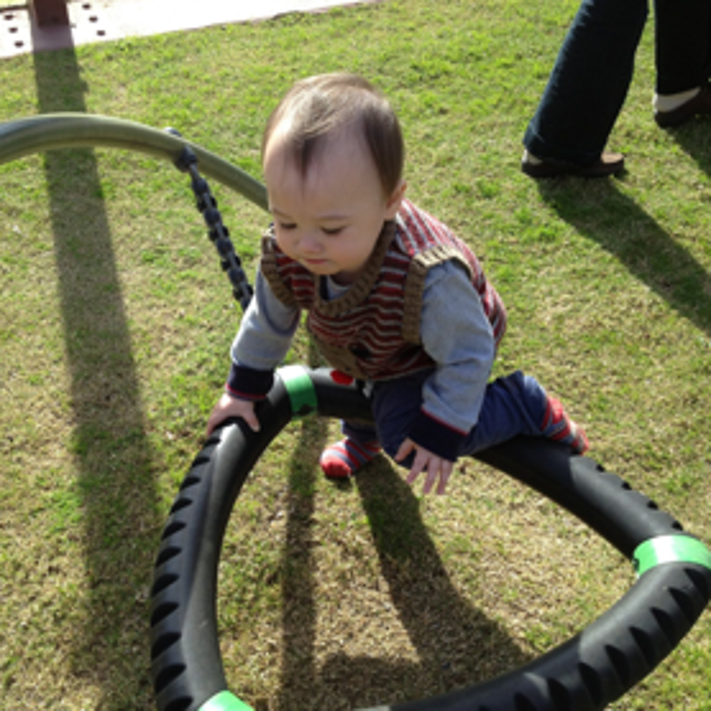
%> input picture Aodhan.png, 711 x 711 px
$ octave ColorOpponency.m   (GNU Octave 9; MATLAB toolbox functions it lacks are replaced by stand-ins)
%> lines starting %> are read from the running program, lines starting %| are printed output that depends on the picture
### gaussianGenerator.m
% This function freely generates a gaussian matrix of set size and
% distribution. Typically the distribution will be 1/3 to 1/2 of the matrix
% size in order to make full use of the matrix box.

% I use an exponential decay function to determine the gaussian of the form:
% exp(-(X^2+ y^2))

% Written by P. Degenaar on 19th March 2009

function gaussianImage = gaussianGenerator(size, distribution)

% create matrix
gaussianMatrix(1:size, 1:size) = 0;

% Scan through the matrix developing the elements
for i = 1:size
    for j = 1:size
        x = i-(size/2);
        y = j-(size/2);
        gaussianMatrix(i,j) = 1*exp(-1 * (((x/distribution)^2)+ (y/distribution)^2));
    end
end

gaussianImage = gaussianMatrix/sum(sum(gaussianMatrix));

### ColorOpponency.m
% clear everything
clc; clear; close all;

% read in image
colorImage = imread('Aodhan.png');
%> colorImage is the input picture: size 711x711x3 uint8; mean R, G, B 115.7, 115.5, 78.8

% resize image to working size;
colorImage = imresize(colorImage, [512 512]);
%> colorImage: size 512x512x3 uint8

% separate the color channels;
redImage    = colorImage(:,:,1); %red
greenImage  = colorImage(:,:,2); %green
blueImage   = colorImage(:,:,3); %blue
yellowImage = (double(redImage) + double(greenImage))/2; % yellow

%--------------------------------------------------------------------------
% create gaussian Kernels
%--------------------------------------------------------------------------
bigGaussian     = gaussianGenerator(128, 64);   % initiate gaussian

kernelCentre    = imresize(bigGaussian, [7, 7]); %resize to centre kernel
kernelCentre    = kernelCentre/sum(sum(kernelCentre)); %Normalise

kernelSurround  = imresize(bigGaussian, [15, 15]); %resize to centre kernel
kernelSurround  = kernelSurround/sum(sum(kernelSurround)); %Normalise

% check Laplacian
kernelLaplacian = zeros(15);
kernelLaplacian(5:11,5:11) = kernelCentre;
kernelLaplacian = kernelLaplacian - kernelSurround;

%--------------------------------------------------------------------------
% create receptive fields
%--------------------------------------------------------------------------
redCentre       = conv2(redImage, kernelCentre, 'same');
redSurround     = conv2(redImage, kernelSurround, 'same');

greenCentre     = conv2(greenImage, kernelCentre, 'same');
greenSurround   = conv2(greenImage, kernelSurround, 'same');
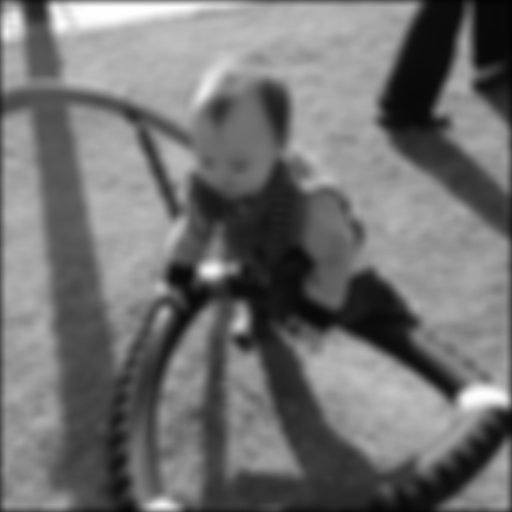
%> greenSurround: size 512x512 double; min 2.79, max 255, mean 113.9

blueCentre      = conv2(blueImage, kernelCentre, 'same');
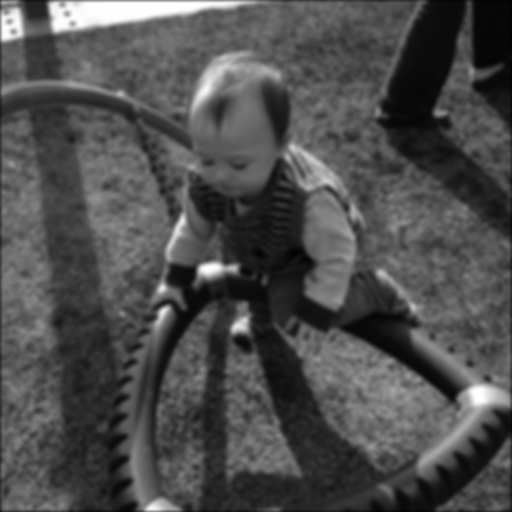
%> blueCentre: size 512x512 double; min 2.59, max 255, mean 78.2
yellowSurround  = conv2(yellowImage, kernelSurround, 'same');

%--------------------------------------------------------------------------
% create opponency
%--------------------------------------------------------------------------

redONCentre     = redCentre    - greenSurround;
redOFFCentre    = -redCentre   + greenSurround;
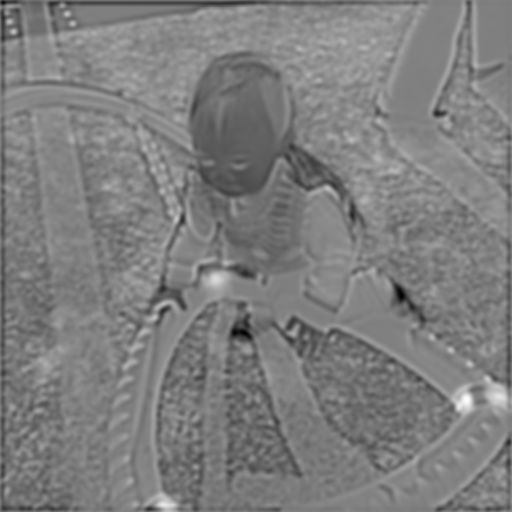
%> redOFFCentre: size 512x512 double; min -111.4, max 111.1, mean -1.1; drawn with min black and max white
greenONCentre   = greenCentre  -  redSurround;
greenOFFCentre  = -greenCentre +  redSurround;
blueONCentre    = blueCentre   - yellowSurround;
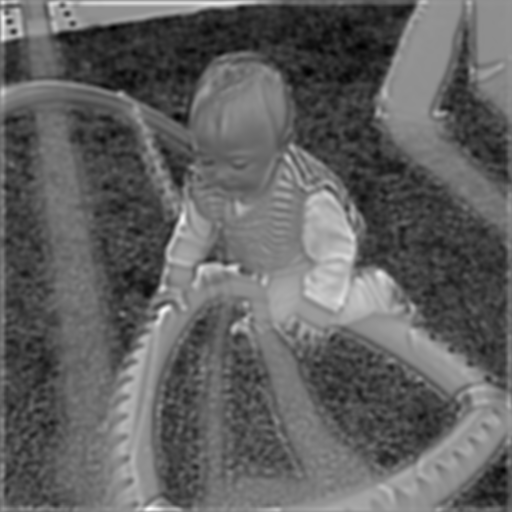
%> blueONCentre: size 512x512 double; min -109, max 82.68, mean -35.8; drawn with min black and max white
blueOFFCentre   = -blueCentre  + yellowSurround;

%--------------------------------------------------------------------------
% threshold above zero
%--------------------------------------------------------------------------

redONCentre     = redONCentre .* double(redONCentre>0);
redOFFCentre    = redOFFCentre .* double(redOFFCentre>0);
greenONCentre   = greenONCentre .* double(greenONCentre>0);
greenOFFCentre  = greenOFFCentre .* double(greenOFFCentre>0);
blueONCentre    = blueONCentre .* double(blueONCentre>0);
blueOFFCentre   = blueOFFCentre .* double(blueOFFCentre>0);

%--------------------------------------------------------------------------
% convert to integer and equalise
%--------------------------------------------------------------------------

redONCentre     = uint8(redONCentre);
%> redONCentre: size 512x512 uint8
redOFFCentre    = uint8(redOFFCentre);
%> redOFFCentre: size 512x512 uint8
greenONCentre   = uint8(greenONCentre);
%> greenONCentre: size 512x512 uint8
greenOFFCentre  = uint8(greenOFFCentre);
%> greenOFFCentre: size 512x512 uint8
blueONCentre    = uint8(blueONCentre);
%> blueONCentre: size 512x512 uint8
blueOFFCentre   = uint8(blueOFFCentre);
%> blueOFFCentre: size 512x512 uint8

redONCentre     = redONCentre - min(min(redONCentre));
redOFFCentre    = redOFFCentre - min(min(redOFFCentre));
greenONCentre   = greenONCentre - min(min(greenONCentre));
greenOFFCentre  = greenOFFCentre - min(min(greenOFFCentre));
blueONCentre    = blueONCentre - min(min(blueONCentre));
blueOFFCentre   = blueOFFCentre - min(min(blueOFFCentre));

redONCentre     = double(redONCentre);
%> redONCentre: size 512x512 double
redOFFCentre    = double(redOFFCentre);
%> redOFFCentre: size 512x512 double
greenONCentre   = double(greenONCentre);
%> greenONCentre: size 512x512 double
greenOFFCentre  = double(greenOFFCentre);
%> greenOFFCentre: size 512x512 double
blueONCentre    = double(blueONCentre);
%> blueONCentre: size 512x512 double
blueOFFCentre   = double(blueOFFCentre);
%> blueOFFCentre: size 512x512 double

redONCentre     = uint8(redONCentre   *255/max(max(redONCentre)));
%> redONCentre: size 512x512 uint8
redOFFCentre    = uint8(redOFFCentre  *255/max(max(redOFFCentre)));
%> redOFFCentre: size 512x512 uint8
greenONCentre   = uint8(greenONCentre *255/max(max(greenONCentre)));
%> greenONCentre: size 512x512 uint8
greenOFFCentre  = uint8(greenOFFCentre*255/max(max(greenOFFCentre)));
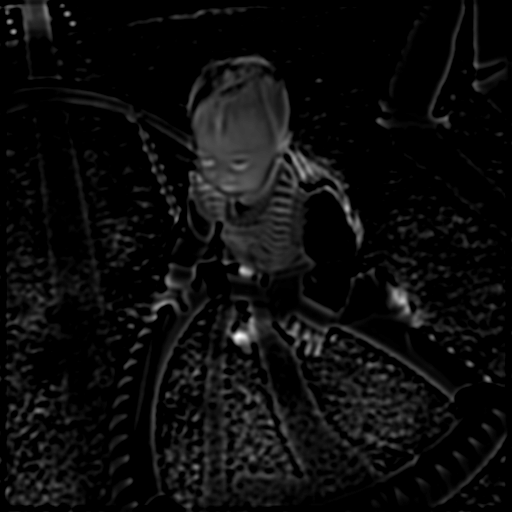
%> greenOFFCentre: size 512x512 uint8; min 0, max 255, mean 12.8
blueONCentre    = uint8(blueONCentre  *255/max(max(blueONCentre)));
%> blueONCentre: size 512x512 uint8
blueOFFCentre   = uint8(blueOFFCentre *255/max(max(blueOFFCentre)));
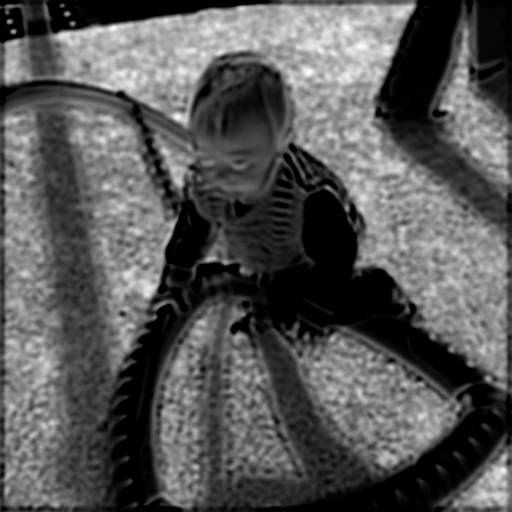
%> blueOFFCentre: size 512x512 uint8; min 0, max 255, mean 87.6

%--------------------------------------------------------------------------
% Plot images
%--------------------------------------------------------------------------

% plot the original images
figure;
subplot(3,2,1)
imagesc(colorImage);
subplot(3,2,3)
imagesc(redImage); title('red'); colormap(gray);
subplot(3,2,4)
imagesc(greenImage); title('green'); colormap(gray);
subplot(3,2,5)
imagesc(blueImage); title('blue');colormap(gray);
subplot(3,2,6)
imagesc(yellowImage); title('yellow'); colormap(gray);

% Plot the kernels
figure;
subplot(2,2,1);
imagesc(bigGaussian); title('big gaussian');
subplot(2,2,2);
imagesc(kernelCentre); title('kernelCentre');
subplot(2,2,3);
imagesc(kernelSurround); title('kernelSurround');
subplot(2,2,4);
imagesc(kernelLaplacian); title('kernelLaplacian');
%> after `title('kernelLaplacian')`:
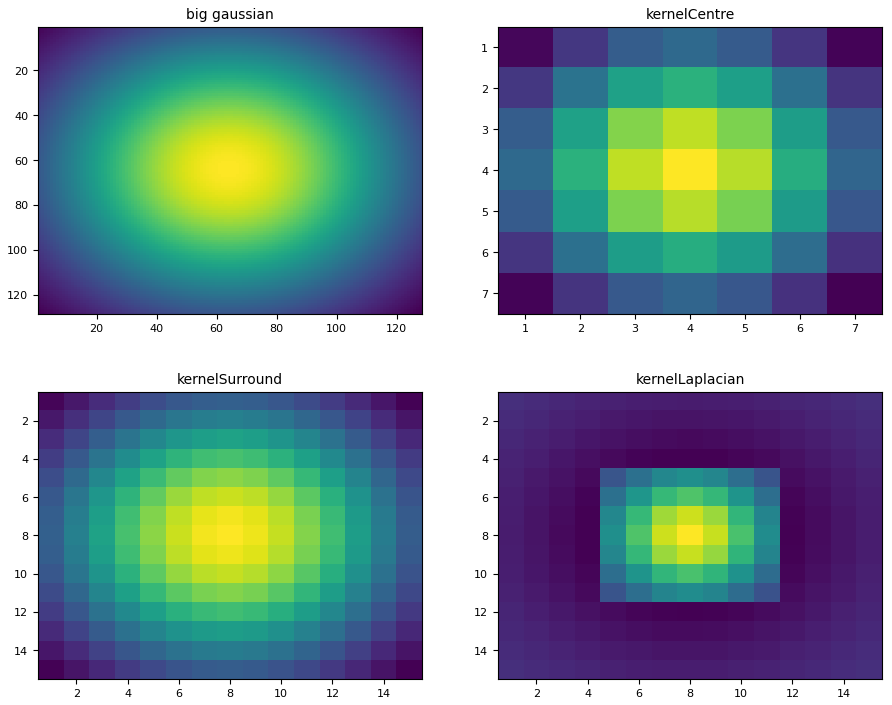
%> figure redrawn from the program's plot data, 4 panels

% Plot the kernels
figure;
subplot(2,3,1);
imagesc(redONCentre); title('redONCentre');colormap(gray);
subplot(2,3,2);
imagesc(redOFFCentre); title('redOFFCentre');colormap(gray);
subplot(2,3,3);
imagesc(greenONCentre); title('greenONCentre');colormap(gray);
subplot(2,3,4);
imagesc(greenOFFCentre); title('greenOFFCentre');colormap(gray);
subplot(2,3,5);
imagesc(blueONCentre); title('blueONCentre');colormap(gray);
subplot(2,3,6);
imagesc(blueOFFCentre); title('blueOFFCentre');colormap(gray);

%--------------------------------------------------------------------------
% Save images
%--------------------------------------------------------------------------

imwrite(redONCentre, 'redONCentre.jpg');
imwrite(redOFFCentre, 'redOFFCentre.jpg');
imwrite(greenONCentre, 'greenONCentre.jpg');
imwrite(greenOFFCentre, 'greenOFFCentre.jpg');
imwrite(blueONCentre, 'blueONCentre.jpg');
imwrite(blueOFFCentre, 'blueOFFCentre.jpg');
